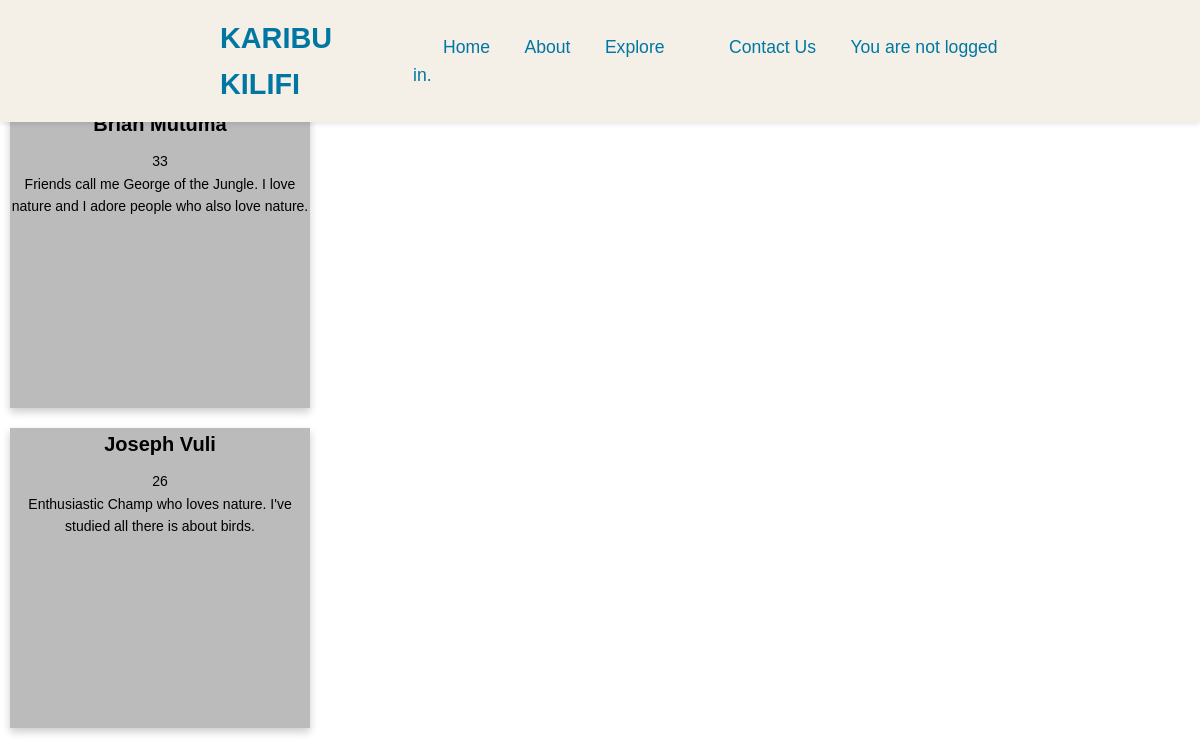
The page /guides/ on the database as committed earlier.
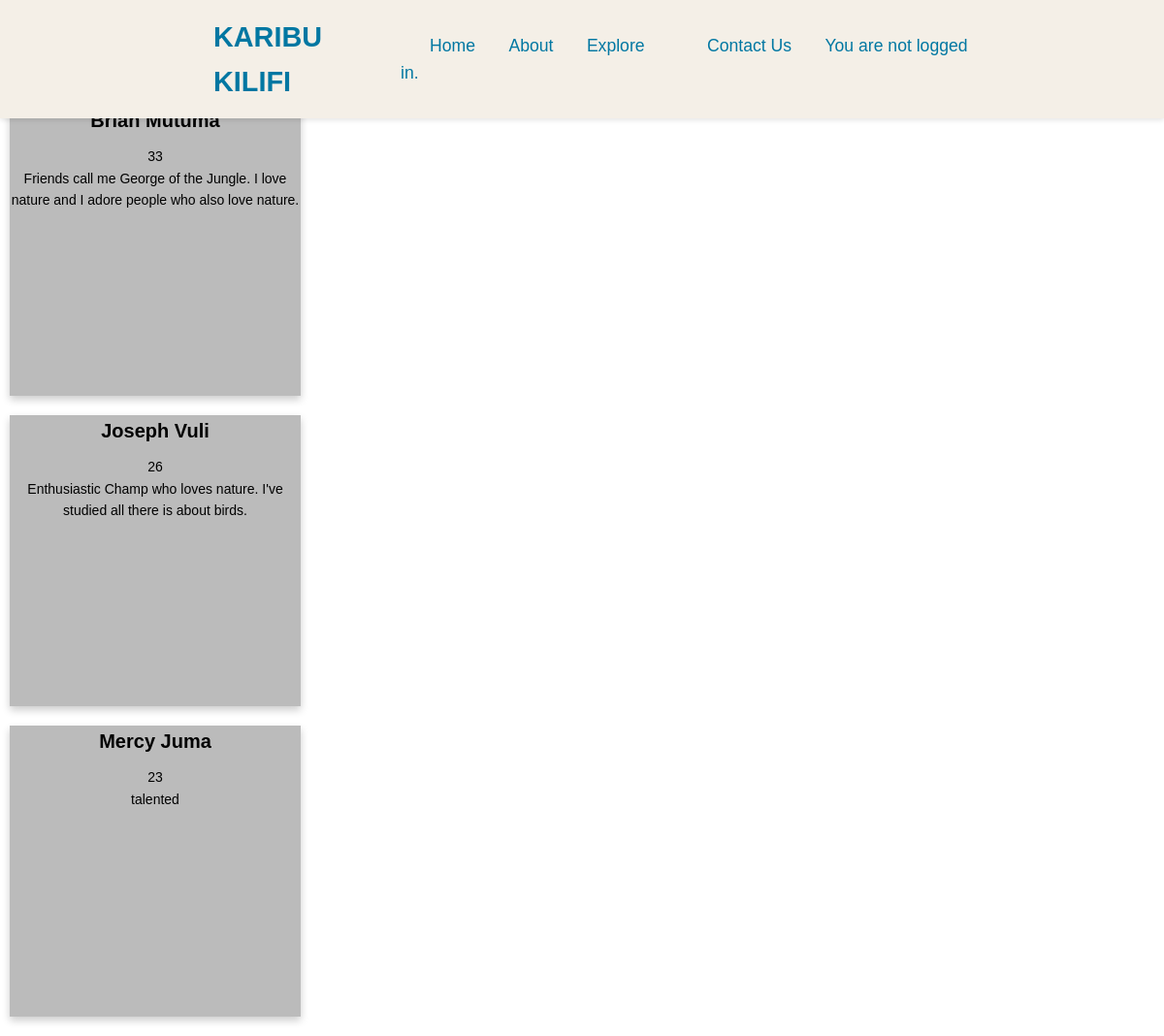
The same page on the database as committed later.
### Karibu_Kilifi/models.py (models this page shows, shortened)
class Guide(models.Model):
    firstname = models.CharField(max_length=15, verbose_name='First Name')
    middle_name = models.CharField(max_length=15, verbose_name='Middle Name')
    surname = models.CharField(max_length=15, verbose_name='Surname')
    image = models.ImageField(blank=True, verbose_name='Photo')
    email = models.EmailField(verbose_name='Email Address')
    dob = models.DateField(verbose_name='Date of Birth', blank=True, null=True)
    age = models.IntegerField(verbose_name='Age')
    description = models.CharField(max_length=100, verbose_name='Describe yourself', blank=True)

### Karibu_Kilifi/views.py (the view)
# urls.py: path('guides/', guider),
def guider(request):
    TakeMe = Guide.objects.all()
    return render(request, 'Guides/User/guides.html', {"guideme": TakeMe})

### templates/Guides/User/guides.html (shortened to what this page needs)
{% extends 'Websites/index.html' %}
{% block content %}
<h2>Tour Guides</h2>
    {% for guides in guideme %}
<div class="flip-card">
  <div class="flip-card-inner">
    <div class="flip-card-front">
      <h2>{{ guides.firstname}} {{ guides.middle_name }}</h2>
      <p>{{ guides.age }}<br>
         {{ guides.description }}</p>
    </div>
    <div class="flip-card-back">
    </div>
  </div>
</div>
    {% endfor %}
{% endblock %}

Rows that differ between the two databases and show on the page:
added Guide: firstname "Mercy", middle_name "Juma", age "23", description "talented"
